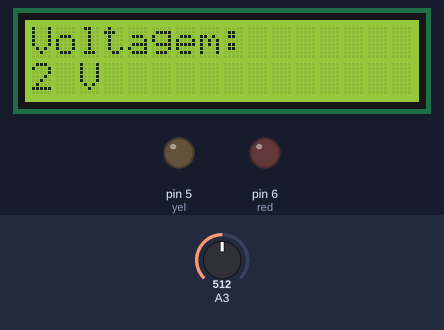
Simulated run of this sketch. Board: Arduino Uno, built with avr-gcc and run on an emulated ATmega328P. On the bench: 16×2 character LCD, output pins drawn as LEDs (lit = HIGH). Inputs (shaded band) come from the test bench; at power-on: A3 = 512. What the sketch prints to the serial monitor is not drawn.

Above: at 1.2 s.
1.3 s: A3 set to 598
4.2 s: A3 set to 626
At 4.51 s:
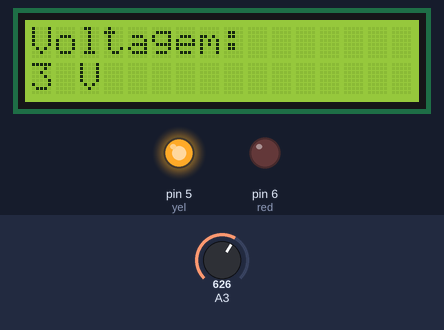
6.7 s: A3 set to 808
8.2 s: A3 set to 827
At 8.85 s:
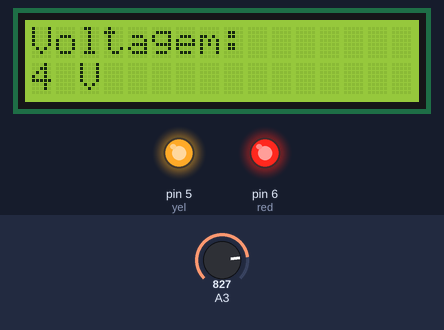
10.5 s: A3 set to 716
At 10.84 s:
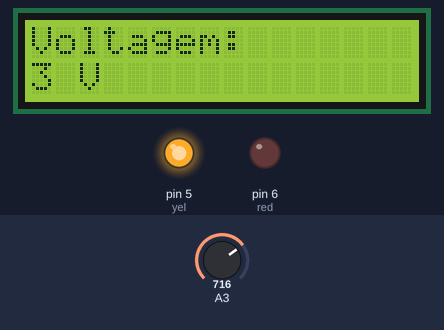
13.0 s: A3 set to 900
At 13.29 s:
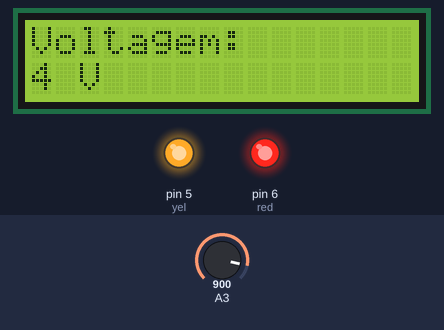
Timing chart, 0 to 16.0 s (numbered marks = the images above; inputs shaded):
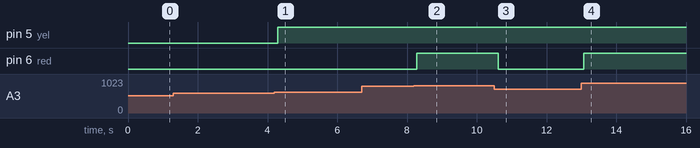

Measured:
- the behaviour switches between 613 and 614 on A3 (found by bisection; images 0 and 1)
- the behaviour switches between 818 and 819 on A3 (found by bisection; images 1 and 2)
- after the input at 4.2 s, pin 5 (yel): LOW → HIGH after 0.09 s; the display: changes after 0.09 s (image 1)
- after the input at 8.2 s, pin 6 (red): LOW → HIGH after 0.07 s; the display: changes after 0.07 s (image 2)
- after the input at 10.5 s, pin 6 (red): HIGH → LOW after 0.11 s; the display: changes after 0.11 s (image 3)
- after the input at 13.0 s, pin 6 (red): LOW → HIGH after 0.07 s; the display: changes after 0.07 s (image 4)
- what the display in image 1 shows lasts 0.4 s, from 4.3 s to 4.7 s

The sketch:

leds03.ino
```cpp
#include <Wire.h>
#include <LiquidCrystal_I2C.h> //coloca a biblioteca que faz nosso display funcionar

unsigned int sensor; //o valor que vem
unsigned int pwm; //coloca o valor convertido
int red = 6;
int yel = 5;


// Inicializa o display no endereco 0x27
LiquidCrystal_I2C lcd(0x27,2,1,0,4,5,6,7,3, POSITIVE);

void setup() {
  lcd.begin (16,2); // Inicializa o display LCD 16x2
  lcd.setBacklight(HIGH); // Liga a luz de fundo do LCD
  Serial.begin(9600);
  pinMode(red, OUTPUT);
  pinMode(yel, OUTPUT);
}

void loop() {
  sensor = analogRead(A3);
  Serial.println(sensor);

  pwm = map(sensor, 0, 1023, 0, 5);

  lcd.setCursor(0,0);
  lcd.print("Voltagem:");
  lcd.setCursor(0,1);
  lcd.print(pwm);
  lcd.setCursor(1,1);
  lcd.print(" V");

  if(pwm > 2){
    digitalWrite(yel, HIGH);
  } else{
    digitalWrite(yel, LOW);
  }
  if(pwm > 3){
    digitalWrite(red, HIGH);
  } else{
    digitalWrite(red, LOW);
  }

  delay(100);
  lcd.clear();
}
```
